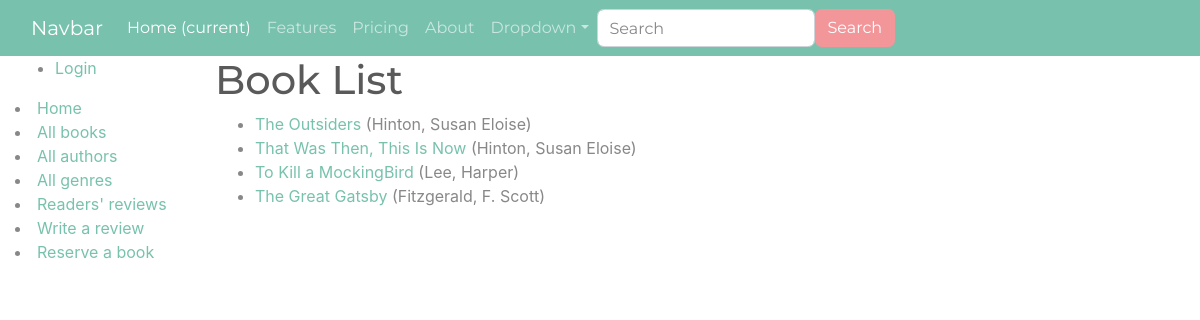
Page /catalog/books/ on the earlier database version.
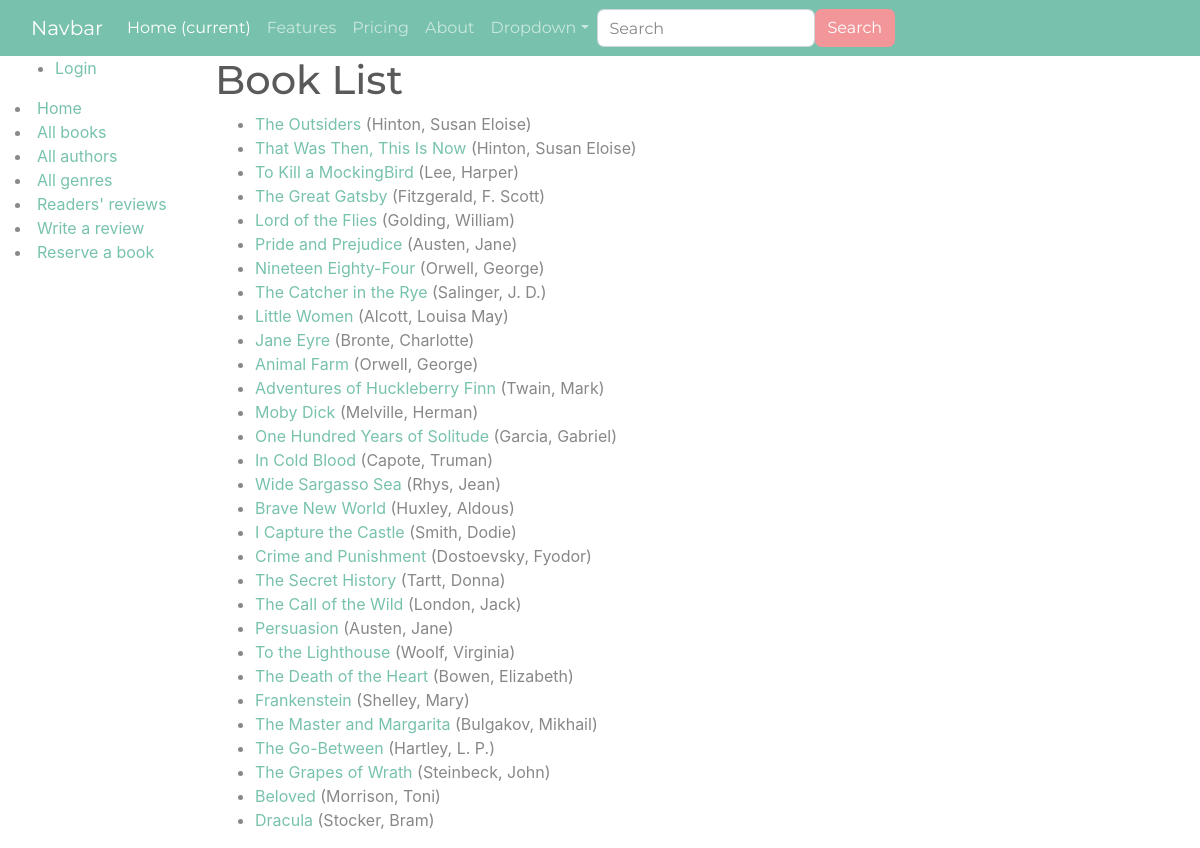
Same page on the later database version.
### catalog/models.py (models this page shows, shortened)
class Book(models.Model):
    title = models.CharField(max_length=50)
    author = models.ForeignKey('Author', on_delete=models.SET_NULL, null=True)
    summary = models.TextField(
        max_length=1000, help_text='Enter a brief description of the book')
    isbn = models.CharField(
        'ISBN',
        max_length=13,
        unique=True,
        help_text=
        '13 Character <a href="https://www.isbn-international.org/content/what-isbn">ISBN number</a>'
    )
    genre = models.ManyToManyField(Genre,
                                   help_text='Select a genre for this book')
    def get_absolute_url(self):
        return reverse('book-detail', args=[str(self.id)])

class Author(models.Model):
    first_name = models.CharField(max_length=100, )
    last_name = models.CharField(max_length=100)
    date_of_birth = models.DateField(null=True, blank=True, verbose_name="DOB")
    date_of_death = models.DateField('Died', null=True, blank=True)
    def __str__(self):
        return f'{self.last_name}, {self.first_name}'

### catalog/views.py (the view)
# urls.py: path('books/', views.BookListView.as_view(), name='books'),
class BookListView(generic.ListView):
  model = Book
  context_object_name = 'book_list'
  queryset = Book.objects.all()
  template_name ='book_list.html'

### catalog/templates/book_list.html (shortened to what this page needs)
<!DOCTYPE html>
<html lang="en">
<head>
{% extends "site_base.html" %}
{% block content %}
  <h1>Book List</h1>
  {% if book_list %}
  <ul>
    {% for book in book_list %}
      <li>
        <a href="{{ book.get_absolute_url }}">{{ book.title }}</a> ({{book.author}})
      </li>
    {% endfor %}
  </ul>
  {% else %}
    <p>There are no books in the library.</p>
  {% endif %}
{% endblock %}

Differences in the rows shown:
added Book: title "Lord of the Flies", author "Golding, William"
added Book: title "Pride and Prejudice", author "Austen, Jane"
added Book: title "Nineteen Eighty-Four", author "Orwell, George"
added Book: title "The Catcher in the Rye", author "Salinger, J. D."
added Book: title "Little Women", author "Alcott, Louisa May"
added Book: title "Jane Eyre", author "Bronte, Charlotte"
added Book: title "Animal Farm", author "Orwell, George"
added Book: title "Adventures of Huckleberry Finn", author "Twain, Mark"
added Book: title "Moby Dick", author "Melville, Herman"
added Book: title "One Hundred Years of Solitude", author "Garcia, Gabriel"
added Book: title "In Cold Blood", author "Capote, Truman"
added Book: title "Wide Sargasso Sea", author "Rhys, Jean"
added Book: title "Brave New World", author "Huxley, Aldous"
added Book: title "I Capture the Castle", author "Smith, Dodie"
added Book: title "Crime and Punishment", author "Dostoevsky, Fyodor"
added Book: title "The Secret History", author "Tartt, Donna"
added Book: title "The Call of the Wild", author "London, Jack"
added Book: title "Persuasion", author "Austen, Jane"
added Book: title "To the Lighthouse", author "Woolf, Virginia"
added Book: title "The Death of the Heart", author "Bowen, Elizabeth"
added Book: title "Frankenstein", author "Shelley, Mary"
added Book: title "The Master and Margarita", author "Bulgakov, Mikhail"
added Book: title "The Go-Between", author "Hartley, L. P."
added Book: title "The Grapes of Wrath", author "Steinbeck, John"
added Book: title "Beloved", author "Morrison, Toni"
added Book: title "Dracula", author "Stocker, Bram"
